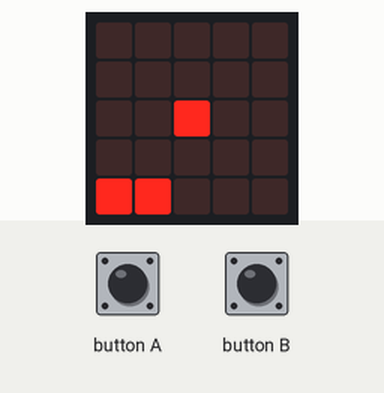
This program was run on a simulated Calliope mini (MakeCode). Shown: the board's 5×5 LED display. Inputs (shaded band) come from the test bench.

Above: at 3.6 s.
3.7 s: button B pressed for 0.15 s
At 4.8 s:
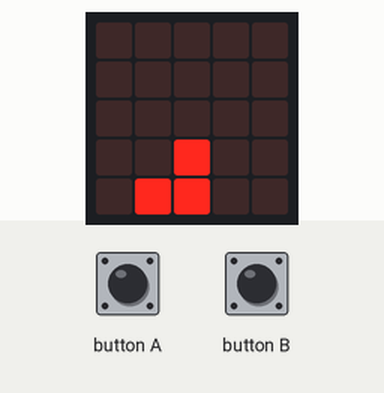
6.8 s: button B pressed for 0.15 s
At 7.8 s:
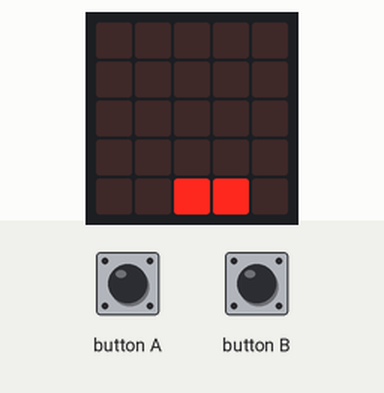
8.4 s: button B pressed for 0.15 s
At 9.0 s:
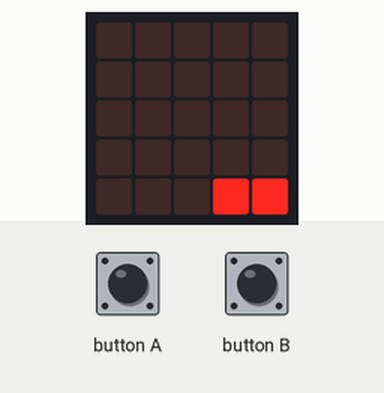
10.0 s: button A pressed for 0.15 s
At 11.4 s:
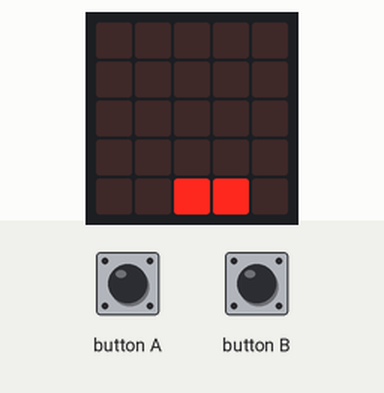
Timing chart, 0 to 12.6 s (numbered marks = the images above; inputs shaded):
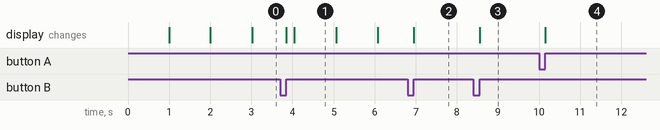

Measured:
- after the input at 3.7 s, the display: first changes after 0.15 s (image 1 shows a later state)
- after the input at 6.8 s, the display: changes after 0.15 s (image 2)
- after the input at 8.4 s, the display: changes after 0.15 s (image 3)
- after the input at 10.0 s, the display: changes after 0.15 s (image 4)
- what the display in image 1 shows lasts 1.1 s, from 4.0 s to 5.1 s

The program:

main.ts
```typescript
function movePaddle (dir2: number) {
    paddle_direction = dir2
    paddle_x += paddle_direction
    led.plot(paddle_x, 4)
    led.plot(paddle_x + Math.abs(paddle_direction), 4)
}
input.onButtonEvent(Button.A, input.buttonEventClick(), function () {
    if (paddle_x > 0) {
        led.unplot(paddle_x + 1, 4)
        movePaddle(-1)
    }
})
input.onButtonEvent(Button.B, input.buttonEventClick(), function () {
    if (paddle_x < 3) {
        led.unplot(paddle_x, 4)
        movePaddle(1)
    }
})
let paddle_direction = 0
let paddle_x = 0
paddle_x = 0
paddle_direction = -1
led.plotBrightness(paddle_x, 4, 255)
led.plot(paddle_x + 1, 4)
basic.pause(1000)
let ball_x = 2
let ball_y = 0
let ball_dir_x = 0
let ball_dir_y = 1
led.plot(ball_x, ball_y)
basic.pause(1000)
basic.forever(function () {
    led.unplot(ball_x, ball_y)
    ball_x += ball_dir_x
    ball_y += ball_dir_y
    led.plot(ball_x, ball_y)
    basic.pause(1000)
})
```

test.ts
```typescript
// Hier kann man Tests durchführen; diese Datei wird nicht kompiliert, wenn dieses Paket als Erweiterung verwendet wird.
```
